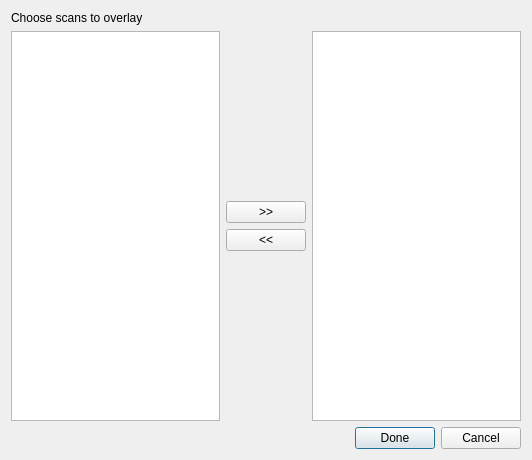
<?xml version="1.0" encoding="UTF-8"?>
<ui version="4.0">
 <class>Form</class>
 <widget class="QWidget" name="Form">
  <property name="geometry">
   <rect>
    <x>0</x>
    <y>0</y>
    <width>532</width>
    <height>460</height>
   </rect>
  </property>
  <property name="windowTitle">
   <string>Choose Scans for Overlay</string>
  </property>
  <layout class="QGridLayout" name="gridLayout">
   <item row="0" column="0">
    <layout class="QVBoxLayout" name="verticalLayout_2">
     <item>
      <widget class="QLabel" name="label">
       <property name="text">
        <string>Choose scans to overlay</string>
       </property>
      </widget>
     </item>
     <item>
      <layout class="QHBoxLayout" name="horizontalLayout">
       <item>
        <widget class="QListWidget" name="listScans"/>
       </item>
       <item>
        <layout class="QVBoxLayout" name="verticalLayout">
         <item>
          <spacer name="verticalSpacer">
           <property name="orientation">
            <enum>Qt::Vertical</enum>
           </property>
           <property name="sizeHint" stdset="0">
            <size>
             <width>20</width>
             <height>40</height>
            </size>
           </property>
          </spacer>
         </item>
         <item>
          <widget class="QPushButton" name="addToOverlay">
           <property name="text">
            <string>&gt;&gt;</string>
           </property>
          </widget>
         </item>
         <item>
          <widget class="QPushButton" name="removeFromOverlay">
           <property name="text">
            <string>&lt;&lt;</string>
           </property>
          </widget>
         </item>
         <item>
          <spacer name="verticalSpacer_2">
           <property name="orientation">
            <enum>Qt::Vertical</enum>
           </property>
           <property name="sizeHint" stdset="0">
            <size>
             <width>20</width>
             <height>40</height>
            </size>
           </property>
          </spacer>
         </item>
        </layout>
       </item>
       <item>
        <widget class="QListWidget" name="listOverlayScans"/>
       </item>
      </layout>
     </item>
     <item>
      <layout class="QHBoxLayout" name="horizontalLayout_2">
       <item>
        <spacer name="horizontalSpacer">
         <property name="orientation">
          <enum>Qt::Horizontal</enum>
         </property>
         <property name="sizeHint" stdset="0">
          <size>
           <width>40</width>
           <height>20</height>
          </size>
         </property>
        </spacer>
       </item>
       <item>
        <widget class="QPushButton" name="okButton">
         <property name="text">
          <string>Done</string>
         </property>
         <property name="default">
          <bool>true</bool>
         </property>
        </widget>
       </item>
       <item>
        <widget class="QPushButton" name="cancelButton">
         <property name="text">
          <string>Cancel</string>
         </property>
        </widget>
       </item>
      </layout>
     </item>
    </layout>
   </item>
  </layout>
 </widget>
 <resources/>
 <connections/>
</ui>
